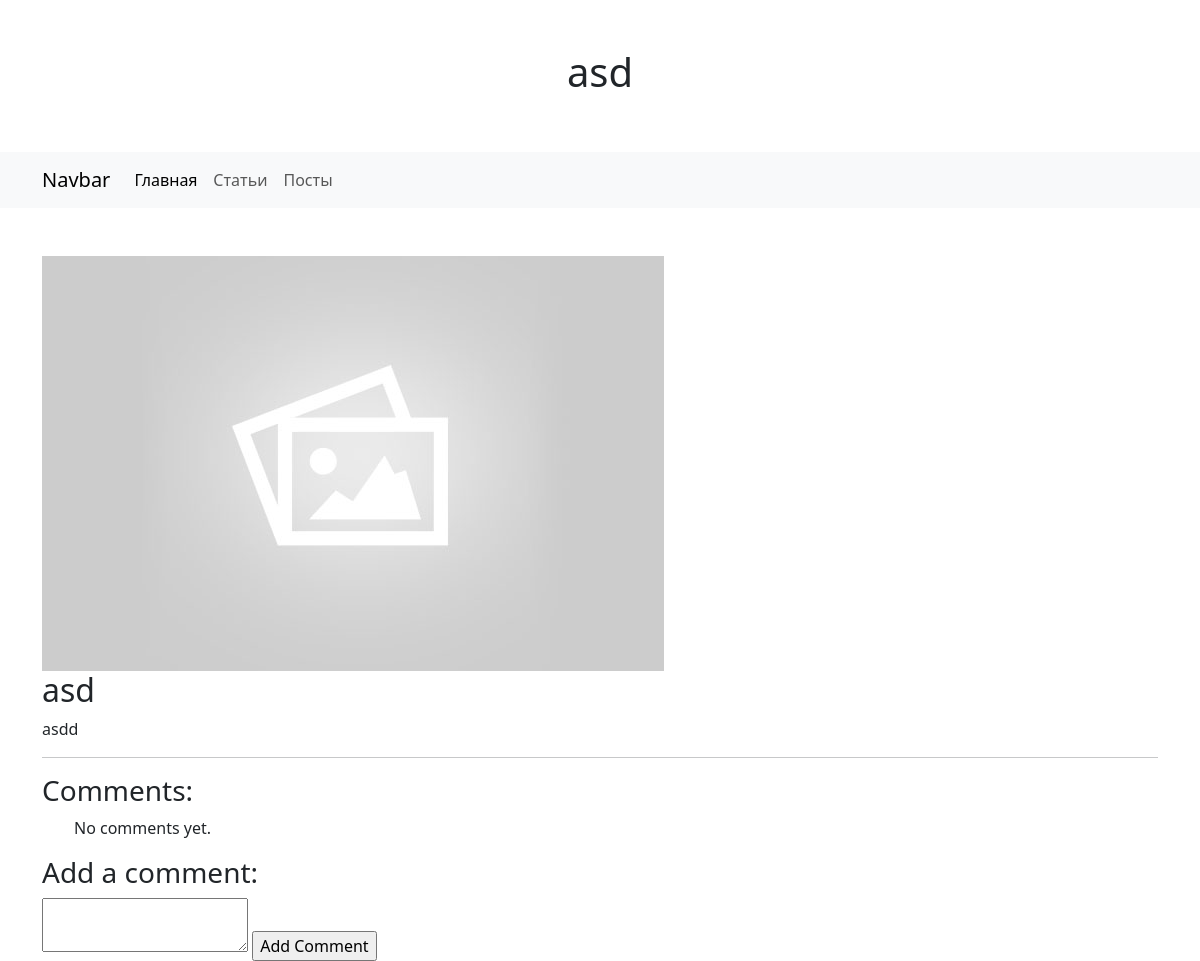
/posts/13/, run on the app's committed database.
### blogs/models.py (models this page shows, shortened)
class Post(models.Model):
    name = models.CharField(max_length=255, verbose_name="Имя")
    slug = models.SlugField(blank=True)
    description = RichTextField()
    featured_image = models.ImageField(blank=True, default="default.jpg", upload_to="images/")
    category = models.ForeignKey(Category, on_delete=models.CASCADE)
    tags = models.ManyToManyField(Tag, blank=True)
    author = models.ForeignKey(User, on_delete=models.CASCADE, default=None, null=True)
    comment = models.ManyToManyField(Comment, blank=True)

### blogs/views.py (the view)
# urls.py: path('<int:pk>/', BlogDetailView.as_view(), name='post_detail'),
class BlogDetailView(DetailView):
    model = Post
    template_name = "post/post_detail.html"
    slug_url_kwarg = 'slug'
    def get_object(self, queryset=None):
        if 'pk' in self.kwargs:
            return super().get_object(queryset)
        slug = self.kwargs.get(self.slug_url_kwarg)
        return get_object_or_404(self.get_queryset(), slug=slug)

### blogs/templates/post/post_detail.html (shortened to what this page needs)
{% extends "base.html" %}
{% block header %}{{ post.name }}{% endblock header %}
{% block content %}
{% if post.featured_image %}
<img src="{{ post.featured_image.url}}" alt="">
{% endif %}
<h2>{{ post.name }}</h2>
<p>{{ post.description }}</p>
<hr>
<h3>Comments:</h3>
<ul>
  {% for comment in post.comment.all %}
      <tr>
        <td>{{ comment.content }}</td>
      </tr>
    {% empty %}
      <tr>
        <td colspan="2">No comments yet.</td>
      </tr>
    {% endfor %}
</ul>
<h3>Add a comment:</h3>
<form method="post" action="{% url 'add_comment' post.pk %}">
  <textarea name="content"></textarea>
  <input type="submit" value="Add Comment">
</form>
{% endblock content %}

### data on the page
Post: name "asd", featured_image (placeholder picture), description "asdd"
